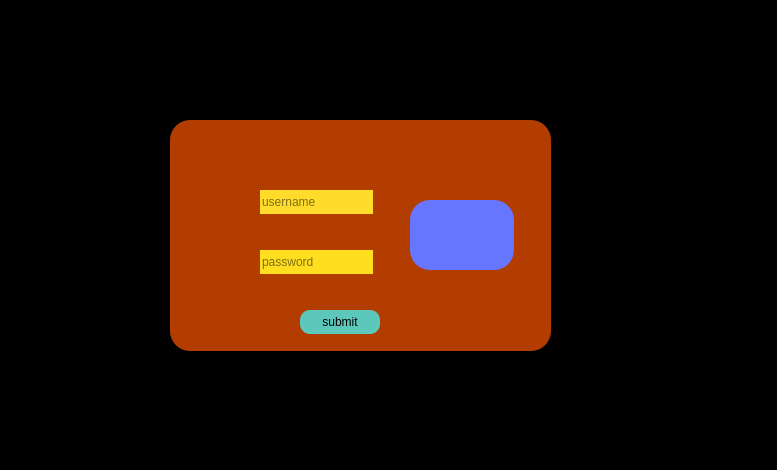
<?xml version="1.0" encoding="UTF-8"?>
<ui version="4.0">
 <class>third_win</class>
 <widget class="QDialog" name="third_win">
  <property name="geometry">
   <rect>
    <x>0</x>
    <y>0</y>
    <width>777</width>
    <height>470</height>
   </rect>
  </property>
  <property name="windowTitle">
   <string>Dialog</string>
  </property>
  <property name="styleSheet">
   <string notr="true">background-color: black;</string>
  </property>
  <widget class="QGroupBox" name="groupBox">
   <property name="geometry">
    <rect>
     <x>170</x>
     <y>120</y>
     <width>381</width>
     <height>231</height>
    </rect>
   </property>
   <property name="styleSheet">
    <string notr="true">background-color:rgb(66, 33, 255);
background-color:rgb(179, 60, 0);
border-radius: 20px ;</string>
   </property>
   <property name="title">
    <string/>
   </property>
   <widget class="QLineEdit" name="lineEdit_username">
    <property name="geometry">
     <rect>
      <x>90</x>
      <y>70</y>
      <width>113</width>
      <height>24</height>
     </rect>
    </property>
    <property name="styleSheet">
     <string notr="true">border-radius: 20px solid purple;
background-color: rgb(255, 220, 44);</string>
    </property>
    <property name="cursorPosition">
     <number>0</number>
    </property>
    <property name="placeholderText">
     <string>username</string>
    </property>
   </widget>
   <widget class="QLineEdit" name="lineEdit_password">
    <property name="geometry">
     <rect>
      <x>90</x>
      <y>130</y>
      <width>113</width>
      <height>24</height>
     </rect>
    </property>
    <property name="styleSheet">
     <string notr="true">border-radius: 20px solid purple;
background-color: rgb(255, 222, 32);</string>
    </property>
    <property name="placeholderText">
     <string>password</string>
    </property>
   </widget>
   <widget class="QPushButton" name="pushButton">
    <property name="geometry">
     <rect>
      <x>130</x>
      <y>190</y>
      <width>80</width>
      <height>24</height>
     </rect>
    </property>
    <property name="styleSheet">
     <string notr="true">border-radius: 10px;
background-color:rgb(91, 200, 187);
 </string>
    </property>
    <property name="text">
     <string>submit</string>
    </property>
   </widget>
   <widget class="QTextEdit" name="rules_box">
    <property name="geometry">
     <rect>
      <x>240</x>
      <y>80</y>
      <width>104</width>
      <height>70</height>
     </rect>
    </property>
    <property name="sizePolicy">
     <sizepolicy hsizetype="Expanding" vsizetype="Expanding">
      <horstretch>0</horstretch>
      <verstretch>0</verstretch>
     </sizepolicy>
    </property>
    <property name="focusPolicy">
     <enum>Qt::NoFocus</enum>
    </property>
    <property name="contextMenuPolicy">
     <enum>Qt::ActionsContextMenu</enum>
    </property>
    <property name="styleSheet">
     <string notr="true">background-color: rgb(103, 118, 255);
border-radius: 20px;</string>
    </property>
    <property name="readOnly">
     <bool>true</bool>
    </property>
   </widget>
  </widget>
 </widget>
 <resources/>
 <connections/>
</ui>
